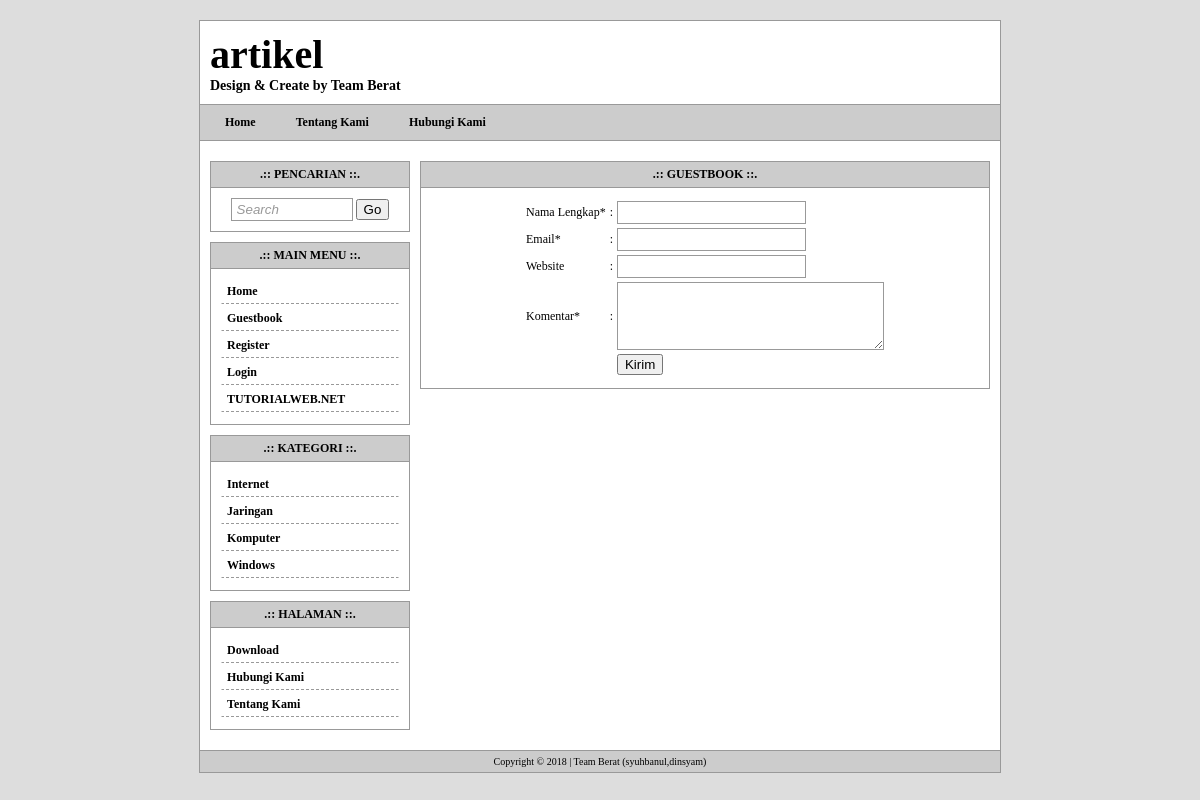
Page /guestbook.php on the committed database.
### tables this page shows
CREATE TABLE `tw_page` (
  `page_id` int(11) NOT NULL auto_increment,
  `page_user` varchar(32) NOT NULL,
  `page_date` date NOT NULL,
  `page_title` varchar(255) NOT NULL,
  `page_body` text NOT NULL,
  `page_top` int(2) NOT NULL,
  PRIMARY KEY  (`page_id`)
);

CREATE TABLE `tw_category` (
  `cat_id` int(11) NOT NULL auto_increment,
  `cat_name` varchar(32) NOT NULL,
  PRIMARY KEY  (`cat_id`)
);

### template/widget/category.php (the view)
<div class="widget-title">.:: Kategori ::.</div>
<div class="widget-body">
    <?php
	$sql = mysqli_query($koneksi, "SELECT * FROM tw_category ORDER BY cat_name ASC");
	if(mysqli_num_rows($sql) != 0){
		while($data = mysqli_fetch_assoc($sql)){
			echo '<a class="menu" href="category.php?id='.$data['cat_id'].'">'.$data['cat_name'].'</a>';
		}
	}
	?>
</div>

### template/menu.php
<?php
$sql = mysqli_query($koneksi, "SELECT * FROM tw_page WHERE page_top=1 ORDER BY page_id ASC");
if(mysqli_num_rows($sql) != 0){
	echo '<a href="index.php">Home</a>';
	while($data = mysqli_fetch_assoc($sql)){
		echo '<a href="page.php?id='.$data['page_id'].'">'.$data['page_title'].'</a>';
	}
}
?>

### template/widget/page.php
<div class="widget-title">.:: Halaman ::.</div>
<div class="widget-body">
    <?php
	$sql = mysqli_query($koneksi, "SELECT * FROM tw_page ORDER BY page_title ASC");
	if(mysqli_num_rows($sql) != 0){
		while($data = mysqli_fetch_assoc($sql)){
			echo '<a class="menu" href="page.php?id='.$data['page_id'].'">'.$data['page_title'].'</a>';
		}
	}
	?>
</div>

### style.css (style rules this page uses)
body { font-family:tahoma; font-size:12px; background:#DDD; padding:0; margin:0; }
a { color:#0099FF; text-decoration:none; }
#menu a { text-decoration:none; color:#000000; font-weight:bold; padding:3px 15px; margin-right:10px; }
#widget .widget-title { background:#CCC; padding:5px 10px; font-weight:bold; border:1px solid #999; text-align:center; text-transform:uppercase; }
#widget .widget-body { padding:10px; border:1px solid #999; border-top:none; margin-bottom:10px; }
#widget .widget-body a.menu { display:block; padding:4px 5px; margin-bottom:2px; border:1px solid #FFF; border-bottom:1px dashed #999; color:#000; font-weight:bold; }

### rows in the picture
tw_page: page_title "Tentang Kami"
tw_page: page_title "Hubungi Kami"
tw_category: cat_name "Internet"
tw_category: cat_name "Jaringan"
tw_category: cat_name "Komputer"
tw_category: cat_name "Windows"
tw_page: page_title "Download"
